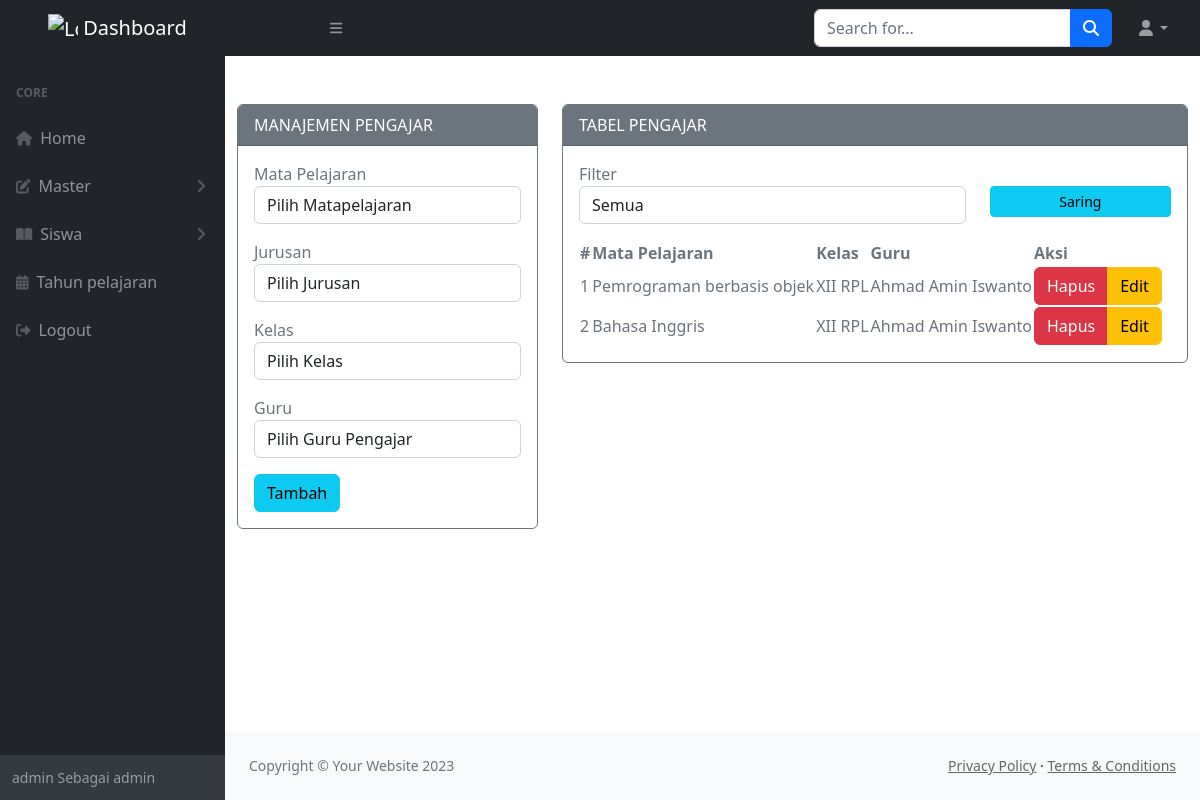
/admin/media.php?module=pengajaran (signed in), run on the app's committed database.
### tables this page shows
CREATE TABLE `pengajaran` (
  `kd_pengajaran` int(11) NOT NULL,
  `kd_mapel` varchar(10) NOT NULL,
  `kd_kelas` varchar(10) NOT NULL,
  `kd_guru` varchar(20) NOT NULL,
  `kd_silabus` varchar(30) NOT NULL DEFAULT '1'
);

CREATE TABLE `mapel` (
  `kd_mapel` varchar(10) NOT NULL,
  `nama_mapel` varchar(100) NOT NULL
);

CREATE TABLE `kelas` (
  `kd_kelas` varchar(10) NOT NULL,
  `nama_kelas` varchar(10) NOT NULL,
  `tingkat` varchar(5) NOT NULL,
  `kd_jurusan` varchar(10) NOT NULL
);

CREATE TABLE `guru` (
  `kd_guru` varchar(20) NOT NULL,
  `username` varchar(50) NOT NULL,
  `nip_password` varchar(50) NOT NULL DEFAULT '-',
  `nip` varchar(50) NOT NULL,
  `nama` varchar(100) NOT NULL,
  `telp` varchar(20) NOT NULL DEFAULT '-',
  `email` varchar(30) NOT NULL DEFAULT '-',
  `foto` varchar(100) NOT NULL DEFAULT 'default.jpg',
  `status` varchar(10) NOT NULL DEFAULT 'aktif'
);

### admin/modul/mod_pengajaran/pengajaran.php (the view, shortened to what this page needs)
<?php
include "../koneksi/koneksi.php";
if (empty($_SESSION['username']) and empty($_SESSION['passuser']) and $_SESSION['login'] == 0) {
  echo "<script>alert('Kembalilah Kejalan yg benar!!!'); window.location = '../../index.php';</script>";
} else {
?>
  <div class="container mt-5">
    <div class="content-wrapper">
      <div class="row">
        <div class="col-md-4 col-sm-4 col-xs-12">
          <div class="card border-secondary mb-3">
            <div class="card-header text-bg-secondary">
              MANAJEMEN PENGAJAR
            </div>
            <div class="card-body text-secondary">
              <form action="modul/mod_pengajaran/aksi.php?act=add" method="POST" role="form">
                <div class="form-group mb-3">
                  <label> Mata Pelajaran</label>
                  <select class="form-control" name="kd_mapel" id="cbbmapelajar">
                    <option selected hidden>Pilih Matapelajaran</option>
                  </select>
                </div>
                <div class="form-group mb-3">
                  <label> Jurusan </label>
                  <select class="form-control" name="kd_jurusan" id="cbbjurusan" data-mapel="">
                    <option selected hidden>Pilih Jurusan</option>
                  </select>
                </div>
                <div class="form-group mb-3">
                  <label>Kelas </label>
                  <select class="form-control" name="kd_kls[]" id="cbbkelas" data-kelas="">
                    <option selected hidden>Pilih Kelas</option>
                  </select>
                </div>
                <div class="form-group mb-3">
                  <label>Guru </label>
                  <select class="form-control" name="kd_guru">
                    <option selected hidden>Pilih Guru Pengajar</option>
                  </select>
                </div>
                <input type="submit" name="submit" value="Tambah" class="btn btn-info">
              </form>
            </div>
          </div>
        </div>
        <div class="col-md-8 col-sm-8 col-xs-12">
          <div class="card border-secondary mb-3">
            <div class="card-header text-bg-secondary">
              TABEL PENGAJAR
            </div>
            <div class="card-body text-secondary">
              <form action="" method="get" class="mb-3">
                <div class="form-group col-sm-4 col-md-2 col-xs-12">
                  <label>Filter</label>
                </div>
                <div class="row">
                  <div class="form-group col-sm-6 col-md-8 col-xs-12">
                    <select name='fkelas' class="form-control">
                      <option value="all">Semua</option>
                    </select>
                  </div>
                  <div class="form-group col-sm-2 col-md-4 col-xs-12 ms-auto">
                    <input type="submit" class="btn btn-info btn-sm col-12" value="Saring">
                  </div>
                </div>
              </form>
              <table id="datatablesSimple">
                <thead>
                  <tr>
                    <th>#</th>
                    <th>Mata Pelajaran</th>
                    <th>Kelas</th>
                    <th>Guru</th>
                    <th>Aksi</th>
                  </tr>
                </thead>
                <tbody>
                  <?php
                  function namaGuru($con, $kd)
                  {
                    $query = mysqli_query($con, "SELECT nama FROM guru WHERE kd_guru='$kd'");
                    $guru = mysqli_fetch_array($query);
                    return $guru['nama'];
                  }
                  $fkelas = "";
                  $no = 1;
                  if ($query = $connect->query("SELECT * FROM pengajaran,mapel,kelas where pengajaran.kd_mapel=mapel.kd_mapel AND pengajaran.kd_kelas=kelas.kd_kelas " . $fkelas . " ORDER BY pengajaran.kd_kelas")) : ?>
                    <?php while ($row = $query->fetch_assoc()) : ?>
                      <tr>
                        <td><?= $no; ?></td>
                        <td><?= $row['nama_mapel'] ?></td>
                        <td><?= $row['nama_kelas'] ?></td>
                        <td><?php
                            $kd_guru = explode(",", $row['kd_guru']);
                            foreach ($kd_guru as $kd) {
                              echo namaGuru($connect, $kd) . "
                              </td>
                              <td>
                                <div class='hidden-print'>
                                  <div class='btn-group'>
                                  <a href='modul/mod_pengajaran/aksi.php?act=del&kd=$row[kd_pengajaran]&kdg=$kd' class='btn btn-danger btn-xs'>Hapus</a>
                              ";
                            }
                            ?>
                          <a href="?module=pengajaran&eid=<?php echo $row['kd_pengajaran'] ?>" class="btn btn-warning btn-xs">Edit</a>
            </div>
          </div>
          </td>
          </tr>
        <?php $no++;
                    endwhile ?>
      <?php endif ?>
      </tbody>
      </table>
        </div>
      </div>
    </div>
  </div>
  </div>
  </div>
<?php } ?>

### admin/modul/mod_pengajaran/pengajaran.php (style rules this page uses)
a { color: #666; }

### data on the page
pengajaran: kd_mapel.nama_mapel "Pemrograman berbasis objek", kd_kelas.nama_kelas "XII RPL", kd_guru.nama "Ahmad Amin Iswanto"
pengajaran: kd_mapel.nama_mapel "Bahasa Inggris", kd_kelas.nama_kelas "XII RPL", kd_guru.nama "Ahmad Amin Iswanto"

### other printed values
$_SESSION['username'] "admin"
$_SESSION['level'] "admin"
